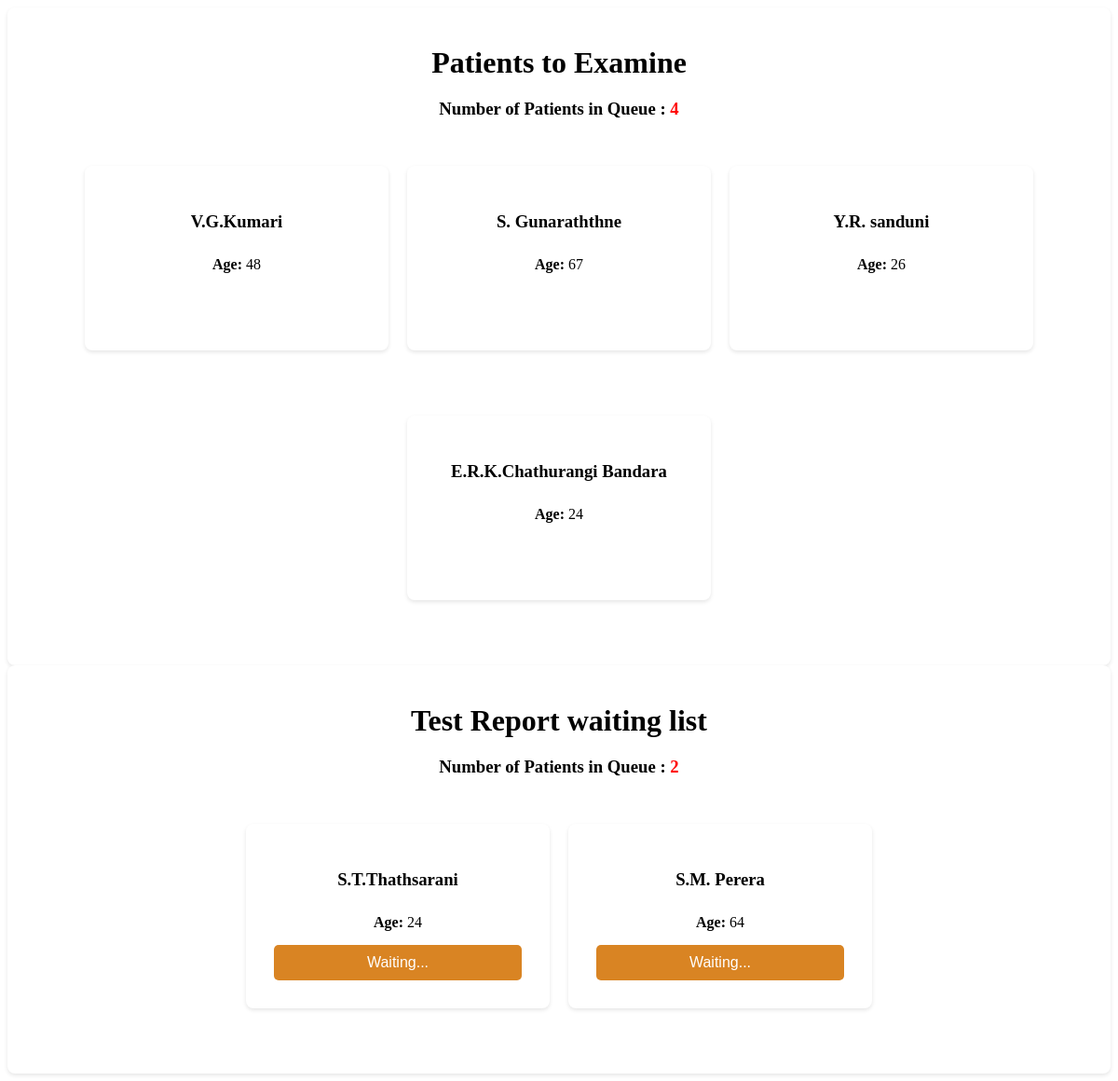
Screenshot of /doctor/check-list.php with the database file from the repository.
### tables this page shows
CREATE TABLE IF NOT EXISTS `patients_details` (
  `id` int NOT NULL AUTO_INCREMENT,
  `patients_id` int DEFAULT NULL,
  `age` int DEFAULT NULL,
  `reception_id` varchar(50) DEFAULT NULL,
  `symptoms` text,
  `medical_report` text,
  `Prescriptions` text,
  `Prescriptions_date` datetime DEFAULT NULL,
  `doctor_id` varchar(50) DEFAULT NULL,
  `symptoms_date` datetime DEFAULT NULL,
  `medicine_status` varchar(50) DEFAULT 'pending',
  PRIMARY KEY (`id`),
  KEY `FK_patients_details_register_patients` (`patients_id`),
  KEY `FK_patients_details_register_reception` (`reception_id`),
  KEY `FK_patients_details_registered_doctor` (`doctor_id`),
  CONSTRAINT `FK_patients_details_register_patients` FOREIGN KEY (`patients_id`) REFERENCES `registered_patients` (`p_id`),
  CONSTRAINT `FK_patients_details_register_reception` FOREIGN KEY (`reception_id`) REFERENCES `registered_reception` (`id_num`),
  CONSTRAINT `FK_patients_details_registered_doctor` FOREIGN KEY (`doctor_id`) REFERENCES `registered_doctor` (`id_num`)
);

CREATE TABLE IF NOT EXISTS `registered_patients` (
  `p_id` int NOT NULL AUTO_INCREMENT,
  `name` varchar(50) DEFAULT NULL,
  `mobile` varchar(12) DEFAULT NULL,
  `email` varchar(50) DEFAULT NULL,
  `id_num` varchar(20) DEFAULT NULL,
  `address` text,
  `age` int DEFAULT NULL,
  `register_date` datetime DEFAULT NULL,
  `reception_id` varchar(50) DEFAULT NULL,
  PRIMARY KEY (`p_id`),
  KEY `FK_register_patients_register_reception` (`reception_id`),
  CONSTRAINT `FK_register_patients_register_reception` FOREIGN KEY (`reception_id`) REFERENCES `registered_reception` (`id_num`)
);

### connection.php (called while the page is built, shortened)
<?php
class Database
{
    public static $connection;
    public static function SetUpConnection()
    {
        if (!isset(Database::$connection)) {
            Database::$connection = new mysqli(DB_HOST, DB_USER, DB_PASS, DB_NAME, DB_PORT);
        }
    }
    public static function search($q)
    {
        return Database::$connection->query($q);
    }
}

### doctor/check-list.php (the view, shortened to what this page needs)
<head>
</head>
<body>
    <?php
    require_once "../connection.php";
    $totalResultSet = Database::search("SELECT COUNT(*) AS total FROM `patients_details`
     WHERE `Prescriptions` = '' AND  `id` NOT IN (SELECT `patientDetails_id` FROM `bloodtest`  WHERE (`reportName` is null or `reportName` = ''))");
    $totalRow = $totalResultSet->fetch_assoc();
    $totalPatients = $totalRow['total'];
    ?>
    <div class="container">
        <h1>Patients to Examine</h1>
        <div class="queue-info">
            <h3>Number of Patients in Queue : <span style="color: red; font-weight: 900;" id="queueCount"><?php echo $totalPatients ?></span></h3>
        </div>
        <div class="patient-cards">
            <?php
        $patiientResultSet = Database::search("SELECT  `patients_details`.`id` AS `pid`, `registered_patients`.`name` AS `name`,`patients_details`.`age` AS `age`
        FROM `patients_details`
        INNER JOIN  `registered_patients` ON `registered_patients`.`p_id` = `patients_details`.`patients_id`
        WHERE `patients_details`.`Prescriptions` = '' AND `patients_details`.`id` NOT IN (SELECT `patientDetails_id` FROM `bloodtest` WHERE (`reportName` is null or `reportName` = '') )   LIMIT 4");
            $numRows = $patiientResultSet->num_rows;
            if ($numRows > 0) {
                while ($patientDetails = $patiientResultSet->fetch_assoc()) {
            ?>
                    <div class="patient-card">
                        <h3><?php echo $patientDetails["name"] ?></h3>
                        <p><strong>Age:</strong> <?php echo $patientDetails["age"] ?></p>
                        <button class="examine-btn" onclick="examinePatient(<?php echo $patientDetails['pid'] ?>)">Examine</button>
                    </div>
            <?php
                }
            }
            ?>
        </div>
    </div>
    <?php
   $totalTestResultSet = Database::search("SELECT COUNT(*) AS total FROM `bloodtest`  WHERE  (`reportName` IS NULL OR `reportName` = '')");
  $totalTestRow = $totalTestResultSet->fetch_assoc();
  $totalTestPatients = $totalTestRow['total'];
  ?>
    <div class="container">
        <h1>Test Report waiting list</h1>
        <div class="queue-info">
            <h3>Number of Patients in Queue : <span style="color: red; font-weight: 900;" id="queueCount"><?php echo $totalTestPatients ?></span></h3>
        </div>
        <div class="patient-cards">
            <?php
            $patiientTestResultSet = Database::search("SELECT  `patients_details`.`id` AS `pid`, `registered_patients`.`name` AS `name`,`patients_details`.`age` AS `age`
            FROM `patients_details`
            INNER JOIN  `registered_patients` ON `registered_patients`.`p_id` = `patients_details`.`patients_id`
            INNER JOIN `bloodtest` ON `bloodtest`.`patientDetails_id` = `patients_details`.`id`
            WHERE `patients_details`.`Prescriptions` = '' AND (`bloodtest`.`reportName` IS NULL OR `bloodtest`.`reportName` = '')   LIMIT 4");
            $numTestRows = $patiientTestResultSet->num_rows;
            if ($numTestRows > 0) {
                while ($patientTestDetails = $patiientTestResultSet->fetch_assoc()) {
            ?>
                    <div class="patient-card">
                        <h3> <?php echo $patientTestDetails["name"] ?></h3>
                        <p><strong>Age:</strong> <?php echo $patientTestDetails["age"] ?></p>
                        <?php
                        if(empty($patientTestDetails["reportName"]) || $patientTestDetails["reportName"] === null){
                        ?>
                        <button style="cursor: not-allowed; background-color: #d98423;" class="examine-btn" onclick="examinePatient(<?php echo $patientTestDetails['pid'] ?>)" disabled>Waiting...</button>
                        <?php
                        }else{
                            ?>
                           <button  class="examine-btn" onclick="examinePatient(<?php echo $patientTestDetails['pid'] ?>)" >Examine</button>
  <?php
                        }
                        ?>
                    </div>
            <?php
                }
            }
            ?>
        </div>
    </div>
</body>

### doctor/check-list.php (style rules this page uses)
.container { max-width: 1200px; margin: 0 auto; background-color: #fff; padding: 20px; border-radius: 8px; box-shadow: 0 2px 4px rgba(0, 0, 0, 0.1); }
h1 { color: var(--base-color); text-align: center; margin-bottom: 20px; }
.queue-info { text-align: center; margin-bottom: 50px; }
.queue-info h3 { color: var(--base-color); }
.patient-cards { display: flex; flex-wrap: wrap; height: max-content; gap: 20px; justify-content: center; }
.patient-card { background-color: #fff; border: 1px solid var(--medium-gray); border-radius: 8px; box-shadow: 0 2px 4px rgba(0, 0, 0, 0.1); padding: 30px; width: calc(25% - 20px); text-align: center; display: flex; flex-direction: column; margin-bottom: 50px; }
.patient-card h3 { color: var(--dark-gray); margin-bottom: 10px; }
.patient-card p { color: var(--dark-gray); margin-bottom: 15px; }
.examine-btn { padding: 10px 15px; background-color: var(--base-color); border: none; border-radius: 5px; color: #FFFFFF; font-size: 1em; cursor: pointer; transition: background-color 0.3s; margin-top: auto; }

### rows the page displays
patients_details: patients.name "V.G.Kumari", age "48"
patients_details: patients.name "S. Gunaraththne", age "67"
patients_details: patients.name "Y.R. sanduni", age "26"
patients_details: patients.name "E.R.K.Chathurangi Bandara", age "24"
patients_details: patients.name "S.T.Thathsarani", age "24"
patients_details: patients.name "S.M. Perera", age "64"

### other values shown
$totalPatients "4"
$totalTestPatients "2"
